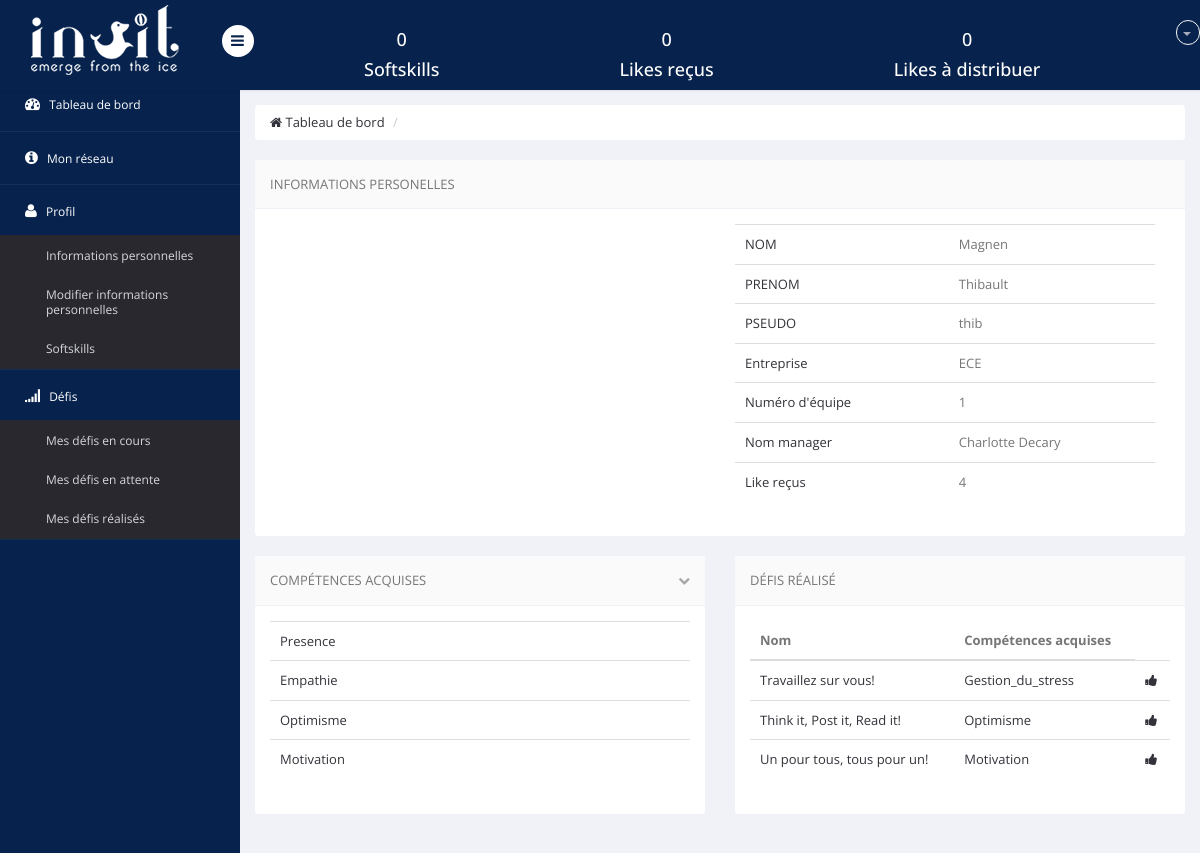
The app's page /profil_info.php?id=21 (signed in) with its own data.
### tables this page shows
CREATE TABLE `informations` (
  `id` int(10) NOT NULL,
  `likes_recus` int(11) NOT NULL,
  `likes_distrib` int(11) NOT NULL DEFAULT '0',
  `defis_realises` varchar(255) NOT NULL,
  `defis_en_cours` varchar(255) NOT NULL,
  `defis_non_realises` varchar(255) NOT NULL,
  `defis_en_attente` varchar(255) NOT NULL,
  `entreprise` text NOT NULL,
  `equipe` int(11) NOT NULL,
  `type` set('employe','administrateur','manager') NOT NULL,
  `prenom` text NOT NULL,
  `nom` text NOT NULL,
  `competences` varchar(255) NOT NULL,
  `photo` varchar(100) NOT NULL DEFAULT 'user.png',
  `username` varchar(10) NOT NULL,
  `password` varchar(30) NOT NULL,
  `competences_acquises` varchar(255) NOT NULL,
  `date_ech_defis_en_cours` date DEFAULT NULL
);

CREATE TABLE `defis` (
  `id` int(11) NOT NULL,
  `nom` text NOT NULL,
  `resume` longtext NOT NULL,
  `competences_acquises` set('Optimisme','Confiance','Sociabilite','Empathie','Communication','Efficacite','Gestion_du_stress','Creativite','Audace','Motivation','Visualisation','Présence','Adaptabilite','Curiosite','Disponibilite') NOT NULL,
  `duree` int(11) NOT NULL,
  `importance` int(11) NOT NULL
);

### profil_info.php (the view, shortened to what this page needs)
<?php
include("include/header.inc.php");
include("include/menu_haut.inc.php");
include("include/menu_gauche.inc.php");
$id=$_GET['id'];
require_once 'include/db.php';
$req=$pdo->prepare('SELECT * FROM informations WHERE id = ?');
      $req->execute([$id]);
      $mec=$req->fetch();
$req=$pdo->prepare('SELECT * FROM informations WHERE (entreprise=? AND equipe=? AND type=?)');
$req->execute([$mec->entreprise,$mec->equipe,"manager"]);
$manager=$req->fetch();
$req=$pdo->prepare('SELECT * FROM informations WHERE id = ?');
      $req->execute([$_SESSION['auth']->id]);
      $moi=$req->fetch();
$like_a_distrib=$moi->likes_distrib;
?>
  <body>
    <section id="main-content">
        <section class="wrapper">
        <div class="row">
                <div class="col-md-12">
                    <ul class="breadcrumb">
                        <li><a href="tableau_de_bord.php"><i class="fa fa-home"></i> Tableau de bord</a></li>
                        <li class="active"></li>
                    </ul>
                </div>
            </div>
            <div class="row">
              <div class="col-lg-12">
                <section class="panel">
                  <header class="panel-heading">
                    Informations personelles
                  </header>
                  <div class="panel-body">
                    <div class="col-lg-6">
                    </div>
                    <div class="col-lg-6">
                        <table class="table">
                            <tr>
                                <td><a href="#">NOM</a></td>
                                <td>
                                    <?php echo($mec->nom)?>
                                </td>
                            </tr>
                            <tr>
                                <td><a href="#">PRENOM</a></td>
                                <td>
                                    <?php echo($mec->prenom)?>
                                </td>
                            </tr>
                            <tr>
                                <td><a href="#">PSEUDO</a></td>
                                <td><?php echo($mec->username)?>
                                </td>
                            </tr>
                            <tr>
                                <td><a href="#">Entreprise</a></td>
                                <td><?php echo($mec->entreprise)?>
                                </td>
                            </tr>
                            <tr>
                                <td><a href="#">Numéro d'équipe</a></td>
                                <td><?php echo($mec->equipe)?>
                                </td>
                            </tr>
                            <tr>
                                <td><a href="#">Nom manager</a></td>
                                <td><?php echo($manager->prenom.' '.$manager->nom)?>
                                </td>
                            </tr>
                            <tr>
                                <td><a href="#">Like reçus</a></td>
                                <td><?php echo($mec->likes_recus)?>
                                </td>
                            </tr>
                        </table>
                    </div>
                </div>
                 </section>
              </div>
            <div class="col-lg-6">
                <section class="panel">
                    <header class="panel-heading">
                        Compétences Acquises
                        <span class="tools pull-right">
                            <a href="javascript:;" class="fa fa-chevron-down"></a>
                         </span>
                    </header>
                    <div class="panel-body">
                        <table class="table  table-hover general-table">
                            <tbody>
                                    <?php $competences=$mec->competences_acquises;
                                    $comp=explode(",", $competences);
                                     if(!empty($competences)){
                                     foreach($comp as $c): ?>
                                       <tr>
                                       <td><a ><?php echo $c; ?></a></td>
                                        </tr>
                                    <?php endforeach;
                                    }
                                    else{?>
                                    <tr>
                                       <td><a >Pas de compétences acquises</a></td>
                                        </tr>
                                    <?php }?>
                                </tbody>
                        </table>
                    </div>
                </section>
            </div>
    <div class="col-lg-6">
                <section class="panel">
                    <header class="panel-heading">
                        Défis réalisé
                    </header>
                    <div class="panel-body">
                        <table class="table  table-hover general-table">
                            <thead>
                            <tr>
                                <th> Nom</th>                                <th>Compétences acquises</th>
                            </tr>
                            </thead>
                           <tbody>
                                <?php
                                $defis=$mec->defis_realises;
                                if(!empty($defis)){
                                    $int=explode(",", $defis);
                                    foreach($int as $def):
                                        $req=$pdo->prepare('SELECT * FROM defis WHERE id=?');
                                        $req->execute([$def]);
                                        $mon_def=$req->fetch();
                                        ?><tr>
                                          <td><a ><?php echo $mon_def->nom; ?></a></td>
                                          <td><a ><?php echo $mon_def->competences_acquises; ?></a></td>
                                          <?php if($like_a_distrib !='0'){?>
                                            <td><a href=<?php echo("liker_defis.php?id=".$id); ?>><i class="fa fa-thumbs-up"></i></a></td>
                                            <?php }?>
                                          </tr>
                                          <?php
                                    endforeach;
                                }else{?>
                                    <tr>
                                       <td><a >Pas de défis réalisés</a></td>
                                    </tr><?php
                                }?>
                            </tbody>
                        </table>
                    </div>
                </section>
            </div>
        </section>
    </section>
</section>
  </body>
</html>

### records on screen
informations: nom "Magnen", prenom "Thibault", username "thib", entreprise "ECE", equipe "1", likes_recus "4", competences_acquises "Presence", competences_acquises "Empathie", competences_acquises "Optimisme", competences_acquises "Motivation"
informations: prenom "Charlotte", nom "Decary"
defis: nom "Travaillez sur vous!", competences_acquises "Gestion_du_stress"
defis: nom "Think it, Post it, Read it!", competences_acquises "Optimisme"
defis: nom "Un pour tous, tous pour un!", competences_acquises "Motivation"

### other values on screen
$nb_comp "0"
$nb_like_recus "0"
$nb_like_distrib "0"
